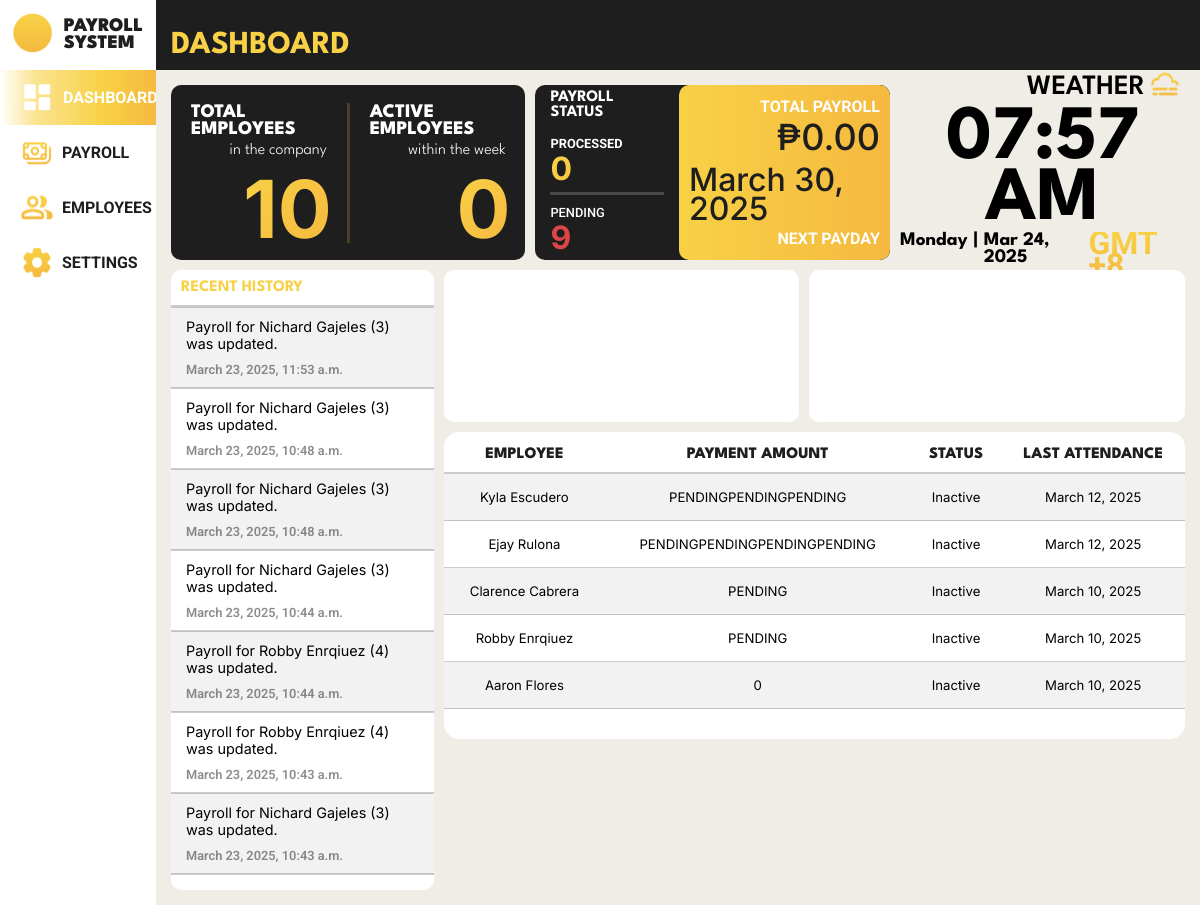
Page /payroll_system/dashboard/ (signed in) on the committed database.
### payroll_system/models.py (models this page shows, shortened)
class History(models.Model):
    history_id = models.AutoField(primary_key=True)
    description = models.CharField(max_length=255, null=False)
    date_time = models.DateTimeField(default=timezone.now, null=False)

class Employee(models.Model):
    class Gender(models.TextChoices):
        MALE = 'Male', _('Male')
        FEMALE = 'Female', _('Female')
        OTHERS = 'Others', _('Others')
    class HighestEducation(models.TextChoices):
        GRADESCHOOL = 'Grade School', _('Grade School')
        HIGHSCHOOL = 'High School', _('High School')
        BACHELORS_DEGREE = 'Bachelor\'s Degree', _('Bachelor\'s Degree')
        VOCATIONAL_EDUCATION = 'Vocational Education', _('Vocational Education')
        MASTERS_DEGREE = 'Master\'s Degree', _('Master\'s Degree')
    class EmployeeStatus(models.TextChoices):
        FULLTIME = 'Full Time', _('Full Time')
        PARTTIME = 'Part Time', _('Part Time')
    class ActiveStatus(models.TextChoices):
        ACTIVE = 'Active', _('Active')
        INACTIVE = 'Inactive', _('Inactive')
    employee_id = models.AutoField(primary_key=True)
    first_name = models.CharField(max_length=100, null=False)
    middle_name = models.CharField(max_length=100, null=True, blank=True)
    last_name = models.CharField(max_length=100, null=False)
    gender = models.CharField(max_length=6, choices=Gender.choices, null=False)
    date_of_birth = models.DateField(null=True)
    contact_number = models.CharField(max_length=15, null=True)
    emergency_contact = models.CharField(max_length=15, null=True)
    barangay = models.CharField(max_length=100, null=True)
    postal_address = models.IntegerField(null=True)
    highest_education = models.CharField(max_length=20, choices=HighestEducation.choices, null=True)
    work_experience = models.CharField(max_length=2083, null=True)
    date_of_employment = models.DateField(default=timezone.now)
    days_worked = models.IntegerField(default=0, null=False)
    employee_status = models.CharField(max_length=9, choices=EmployeeStatus.choices, null=True)
    active_status = models.CharField(max_length=8, choices=ActiveStatus.choices, default=ActiveStatus.ACTIVE)
    absences = models.IntegerField(default=0, null=False)
    employee_image = models.ImageField(null=True, blank=True, upload_to='images/')

### payroll_system/views.py (the view)
# urls.py: path('dashboard/', views.dashboard, name='dashboard'),
@login_required
def dashboard(request):
    latest_attendance_subquery = (
        Attendance.objects
        .filter(employee_id_fk=OuterRef('pk'))
        .order_by('-date')
        .values('date')[:1]
    )
    latest_payroll_subquery = (
        Payroll.objects
        .filter(employee_id_fk=OuterRef('pk'))
        .order_by('-payment_date')
        .values('rate')[:1]
    )
    total_employees = Employee.objects.count()
    today = now().date()
    start_of_week = today - timedelta(days=today.weekday())  # Get Monday of current week
    end_of_week = start_of_week + timedelta(days=6)  # Get Sunday of current week
    active_employees_per_day = (
        Attendance.objects.filter(date__range=[start_of_week, end_of_week])
        .values('date')
        .annotate(active_count=Count('employee_id_fk', distinct=True))
    )
    total_active_counts = sum(day['active_count'] for day in active_employees_per_day)
    days_counted = len(active_employees_per_day) or 1  # Avoid division by zero
    avg_active_employees = total_active_counts / days_counted
    latest_payroll_subquery = (
    Payroll.objects.filter(employee_id_fk=OuterRef('pk'))
    .order_by('-payment_date')
    .values('payroll_status')[:1]
    )
    employees_with_latest_payroll = Employee.objects.annotate(
    latest_payroll_status=Subquery(latest_payroll_subquery)
    )
    processed_payroll_count = employees_with_latest_payroll.filter(latest_payroll_status='PROCESSED').count()
    pending_payroll_count = employees_with_latest_payroll.filter(latest_payroll_status='PENDING').count()
    total_payroll = Payroll.objects.filter(payroll_status='PROCESSED').aggregate(Sum('salary'))['salary__sum']
    if total_payroll is None:
        total_payroll = "No total payroll yet"
    today = now().date()
    next_payday = Payroll.objects.filter(payment_date__gt=today).aggregate(Min('payment_date'))['payment_date__min']
    recent_employees = (
        Employee.objects
        .annotate(
            latest_attendance_date=Subquery(latest_attendance_subquery),
            latest_payroll=Subquery(latest_payroll_subquery)
        )
        .order_by('-latest_attendance_date', 'last_name')[:5] # Order by most recent attendance date
    )
    histories = History.objects.order_by('-date_time')[:7]
    for employee in recent_employees:
        employee.total_payment = (employee.latest_payroll or 0) * employee.attendances.count()
    context = {
        'histories': histories,
        'employees': recent_employees,
        'total_employees': total_employees,
        'avg_active_employees': round(avg_active_employees),
        'processed_payroll_count': processed_payroll_count,
        'pending_payroll_count': pending_payroll_count,
        'total_payroll': total_payroll,
        'next_payday': next_payday,
    }
    return render(request, 'payroll_system/dashboard.html', context)

### payroll_system/templates/payroll_system/dashboard.html (shortened to what this page needs)
{% load static %}
<!DOCTYPE html>
<html lang="en">
<head>
    <link rel="stylesheet" href="{% static 'css/template.css' %}">
    <link rel="stylesheet" href="{% static 'css/dashboard.css' %}">
</head>
<body>
    <div class="body">
        <nav>
            <div class="logo">
                <div class="logo-group">
                    <div class="logo-picture">
                        <img src="{% static 'images/logo_icon.png' %}" alt="">
                    </div>
                    <div class="logo-name">
                        <p>PAYROLL</p>
                        <p>SYSTEM</p>
                    </div>
                </div>
            </div>
            <div class="menu">
                <ul>
                    <li class="menu-dashboard" id="focused">
                        <a href="">
                            <img src="{% static 'images/dashboard_icon_focused.png' %}" alt="">
                            <div class="link">DASHBOARD</div>
                        </a>
                    </li>
                    <li class="menu-payroll">
                        <a href="{% url 'payroll_system:payrolls' %}">
                            <img src="{% static 'images/payroll_icon.png' %}" alt="">
                            <div class="link">PAYROLL</div>
                        </a>
                    </li>
                    <li class="menu-employees">
                        <a href="{% url 'payroll_system:employees' %}">
                            <img src="{% static 'images/employee_icon.png' %}" alt="">
                            <div class="link">EMPLOYEES</div>
                        </a>
                    </li>
                    <li class="menu-settings">
                        <a href="{% url 'payroll_system:settings' %}">
                            <img src="{% static 'images/settings_icon.png' %}" alt="">
                            <div class="link">SETTINGS</div>
                        </a>
                    </li>
                </ul>
            </div>
        </nav>
        <header>
            <h1>DASHBOARD</h1>
        </header>
        <div class="system_content">
            <div class="container">
                <div class="total_emp">
                    <div class="emp_statistics">
                        <div class="content">
                            <div class="title">
                                <h2>TOTAL EMPLOYEES</h2>
                                <p>in the company</p>
                            </div>
                            <p class="stats">{{ total_employees }}</p>
                        </div>
                        <div class="vertical-line"></div>
                        <div class="content">
                            <div class="title">
                                <h2>ACTIVE EMPLOYEES</h2>
                                <p>within the week</p>
                            </div>
                            <p class="stats">{{ avg_active_employees }}</p>
                        </div>
                    </div>
                </div>
                <div class="payroll_stats">
                    <div class="content1">
                        <h1 class="payroll_status">PAYROLL STATUS</h1>
                        <div class="processed">
                            <h2>PROCESSED</h2>
                            <p>{{ processed_payroll_count }}</p>
                        </div>
                        <div class="horizontal_line"></div>
                        <div class="pending">
                            <h2>PENDING</h2>
                            <p>{{ pending_payroll_count }}</p>
                        </div>
                    </div>
                    <div class="content2">
                        <div class="total_payroll">
                            <p>TOTAL PAYROLL</p>
                            <h1>{% if total_payroll == "No total payroll yet" %} No total payroll yet {% else %} ₱{{ total_payroll|floatformat:2 }} {% endif %}</h1>
                        </div>
                        <div class="next_payday">
                            <h1>{{ next_payday|default:"N/A" }}</h1>
                            <p>NEXT PAYDAY</p>
                        </div>
                    </div>
                </div>
                <div class="time">
                    <div class="top_content">
                        <div class="weather">
                            <p>WEATHER</p>
                            <img src="{% static 'images/weather_icon.png' %}" alt="">
                        </div>
                        <div class="number_time"><h1 id="philippines-time"></h1></div>
                    </div>
                    <div class="bottom_content">
                        <p id="philippines-day"></p>
                        <p> |</p>
                        <p id="philippines-date"></p>
                        <h1>GMT +8</h1>
                    </div>
                </div>
                <div class="table">
                    <table class="table-1">
                        <th style="font-weight: bold;">RECENT HISTORY</th>
                        {% for history in histories %}
                        <tr>
                            <td>
                                <p class="history">{{ history.description }}</p>
                                <p class="history_time">{{ history.date_time }}</p>
                            </td>
                        </tr>
                        {% empty %}
                        <tr>
                            <td>
                                <p>No logs found.</p>
                            </td>
                        </tr>
                        {% endfor %}
                        <tr>
                            <td>
                            </td>
                        </tr>
                    </table>
                </div>
                <div id="donutchart"></div>
                <div id="columnchart_values"></div>
                <div class="table2">
                    <table class="table-2">
                        <th style="color: #1E1E1E;">EMPLOYEE</th>
                        <th style="color: #1E1E1E;">PAYMENT AMOUNT</th>
                        <th style="color: #1E1E1E;">STATUS</th>
                        <th style="color: #1E1E1E;">LAST ATTENDANCE</th>
                        {% for employee in employees %}
                        <tr>
                            <td>{{ employee.first_name }} {{ employee.last_name }}</td>
                            <td>{{ employee.total_payment }}</td>
                            <td>
                                {% if employee.active_status == "Active" %}
                                    Active
                                {% else %}
                                    Inactive
                                {% endif %}
                            </td>
                            <td>
                                {% if employee.latest_attendance_date %}
                                        {{ employee.latest_attendance_date }}
                                {% else %}
                                    No Attendance Data
                                {% endif %}
                            </td>
                        </tr>
                        {% empty %}
                        <tr>
                            <td colspan="4">No employees found.</td>
                        </tr>
                        {% endfor %}
                        <tr>
                            <td></td>
                        </tr>
                    </table>
                </div>
            </div>
        </div>
    </div>
</body>
</html>

### static/css/template.css (style rules this page uses)
html, body { margin: 0; height: 100%; width: 100%; background-color: #EFEDE6; }
.body { height: 100%; width: 100%; display: grid; grid-template-areas: 'nav head head' 'nav main main' 'nav main main'; grid-template-columns: 13% auto auto; grid-template-rows: 70px auto auto; background-color: #EFEDE6; }
nav { height: 100%; width: 13%; position: fixed; top: 0; left: 0; grid-area: nav; z-index: 10; background-color: white; }
nav .logo { height: 70px; display: flex; justify-content: center; align-items: center; }
nav .logo .logo-group { display: flex; overflow: hidden; }
nav .logo .logo-group .logo-picture img { height: 40px; width: auto; object-fit: cover; }
nav .logo .logo-group .logo-name { margin: 5px 0 5px 12px; }
nav .logo .logo-group .logo-name p { margin: 0; text-align: left; color: #1e1e1e; font-family: 'League Spartan'; font-size: 120%; font-weight: 900; }
nav .menu { height: fit-content; }
nav .menu ul { list-style-type: none; margin: 0; padding: 0; }
nav .menu ul .menu-dashboard, nav .menu ul .menu-payroll, nav .menu ul .menu-employees, nav .menu ul .menu-settings { margin: 0; padding: 10px 20px; overflow: hidden; }
nav .menu ul .menu-dashboard a, nav .menu ul .menu-payroll a, nav .menu ul .menu-employees a, nav .menu ul .menu-settings a { text-decoration: none; display: flex; }
nav .menu ul .menu-dashboard a .link, nav .menu ul .menu-payroll a .link, nav .menu ul .menu-employees a .link, nav .menu ul .menu-settings a .link { margin: 8px; text-decoration: none; text-align: left; color: #1e1e1e; font-family: 'Roboto'; font-size: 100%; font-weight: 700; }
#focused { background: linear-gradient(89.98deg, rgba(248, 209, 70, 0), rgba(248, 209, 70, 0.6) 23%, #f8d146 66%, #f5b93f); }
#focused .link { color: #fff; }
header { grid-area: head; z-index: 9; background-color: #1e1e1e; color: #f8d146; font-family: 'League Spartan'; display: flex; justify-content: start; align-items: end; }
header h1 { margin: 10px 15px; font-size: 2rem; }
.system_content { grid-area: main; z-index: 8; background: none; }

### rows in the picture
History: description "Payroll for Nichard Gajeles (3) was updated.", date_time "March 23, 2025, 11:53 a.m."
History: description "Payroll for Nichard Gajeles (3) was updated.", date_time "March 23, 2025, 10:48 a.m."
History: description "Payroll for Nichard Gajeles (3) was updated.", date_time "March 23, 2025, 10:48 a.m."
History: description "Payroll for Nichard Gajeles (3) was updated.", date_time "March 23, 2025, 10:44 a.m."
History: description "Payroll for Robby Enrqiuez (4) was updated.", date_time "March 23, 2025, 10:44 a.m."
History: description "Payroll for Robby Enrqiuez (4) was updated.", date_time "March 23, 2025, 10:43 a.m."
History: description "Payroll for Nichard Gajeles (3) was updated.", date_time "March 23, 2025, 10:43 a.m."
Employee: first_name "Kyla", last_name "Escudero", total_payment "PENDINGPENDINGPENDING", active_status "Inactive", latest_attendance_date "March 12, 2025"
Employee: first_name "Ejay", last_name "Rulona", total_payment "PENDINGPENDINGPENDINGPENDING", active_status "Inactive", latest_attendance_date "March 12, 2025"
Employee: first_name "Clarence", last_name "Cabrera", total_payment "PENDING", active_status "Inactive", latest_attendance_date "March 10, 2025"
Employee: first_name "Robby", last_name "Enrqiuez", total_payment "PENDING", active_status "Inactive", latest_attendance_date "March 10, 2025"
Employee: first_name "Aaron", last_name "Flores", total_payment "0", active_status "Inactive", latest_attendance_date "March 10, 2025"

### other values in the picture
{{ total_employees }} "10"
{{ avg_active_employees }} "0"
{{ processed_payroll_count }} "0"
{{ pending_payroll_count }} "9"
{{ total_payroll|floatformat:2 }} "0.00"
{{ next_payday|default:"N/A" }} "March 30, 2025"
